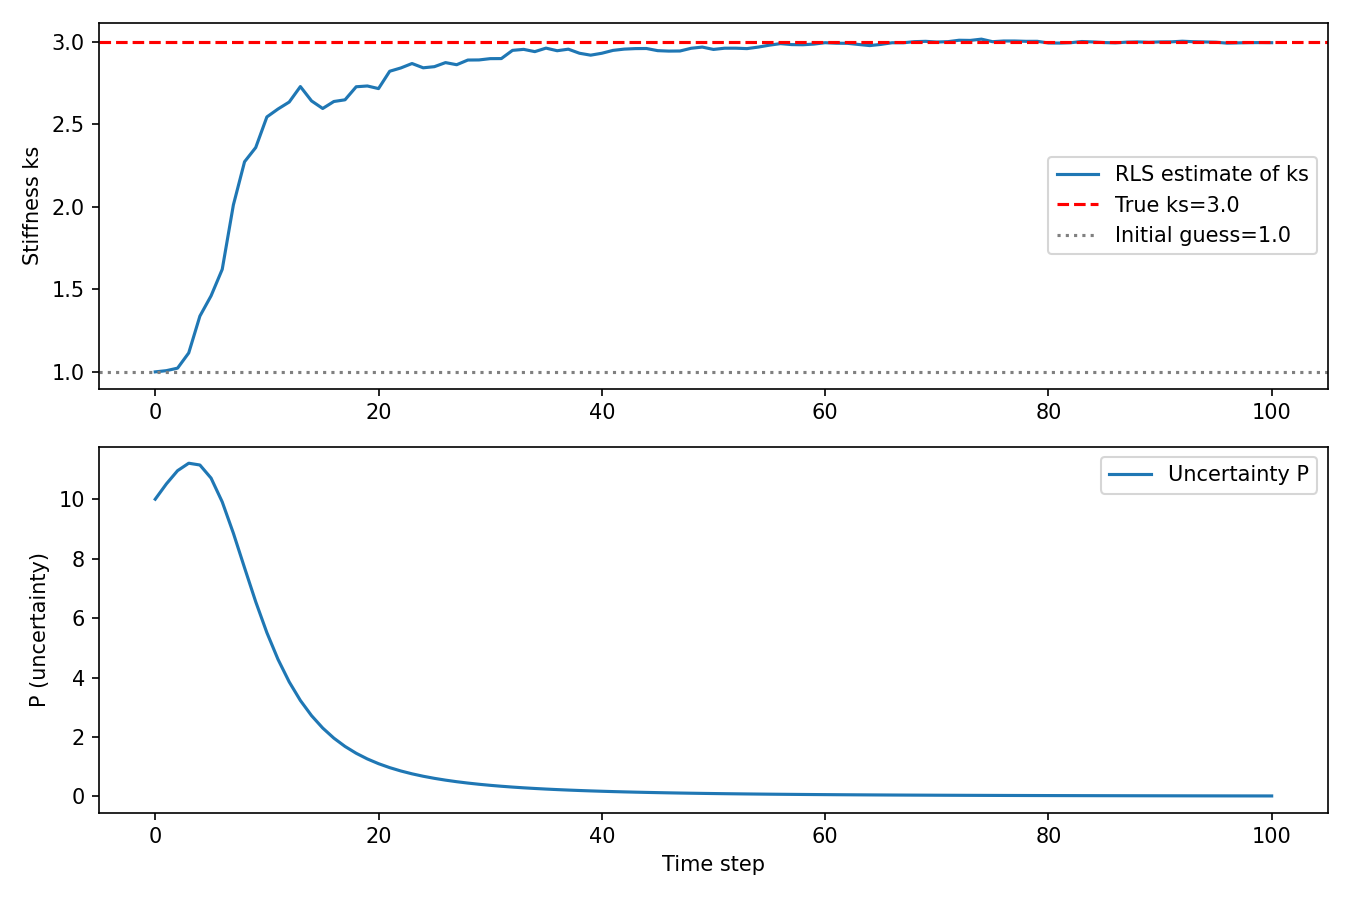

Source code (Python):
import numpy as np
import matplotlib
matplotlib.use('Agg')
import matplotlib.pyplot as plt

# ── 真实系统（仿真用）────────────────────────────────
np.random.seed(42)
ks_true = 3.0      # 真实刚度，RLS 不知道
T = 100

# 模拟位移序列：从 0 慢慢增大
p = np.linspace(0.01, 2.0, T)

# 真实力 = 刚度 × 位移 + 噪声
f = ks_true * p + np.random.normal(0, 0.1, T)

# ── RLS 初始化 ────────────────────────────────────────
lambda_f = 0.95      # 遗忘因子
theta = 1.0          # 初始刚度猜测（故意猜错）
P = 10.0             # 初始不确定性（大 = 不确定）

history_theta = [theta]
history_P     = [P]

# ── 主循环 ────────────────────────────────────────────
for t in range(T):
    phi = p[t]       # 回归向量（这里就是位移）
    y   = f[t]       # 观测值（力）

    # 第一步：预测误差
    e = y - phi * theta

    # 第二步：增益
    K = P * phi / (lambda_f + phi**2 * P)

    # 第三步：更新参数
    theta = theta + K * e

    # 第四步：更新协方差
    P = (1 / lambda_f) * (P - K * phi * P)

    history_theta.append(theta)
    history_P.append(P)

# ── 画图 ──────────────────────────────────────────────
fig, axes = plt.subplots(2, 1, figsize=(9, 6))

axes[0].plot(history_theta, label='RLS estimate of ks')
axes[0].axhline(ks_true, color='r', linestyle='--', label=f'True ks={ks_true}')
axes[0].axhline(1.0, color='gray', linestyle=':', label='Initial guess=1.0')
axes[0].set_ylabel('Stiffness ks')
axes[0].legend()

axes[1].plot(history_P, label='Uncertainty P')
axes[1].set_ylabel('P (uncertainty)')
axes[1].set_xlabel('Time step')
axes[1].legend()

plt.tight_layout()
plt.savefig('rls_demo.png', dpi=150)
print("done")
